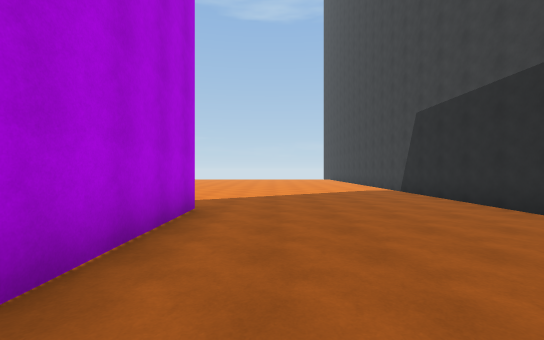
View 1 (above)

21 first-person views from a walk through a scene from a Unity 3-D project. The camera is 1.5 m above the floor, looks level and sees 90° across. The floor is counted in squares, 2 m on a side. Each view is taken from the middle of a square. On the plan, view 1 faces up. The plan holds only what a view shows up to about 10 squares ahead; the rest is blank. The place goes on beyond the plan. Surface patterns are stand-ins for the level's own textures.

View 2
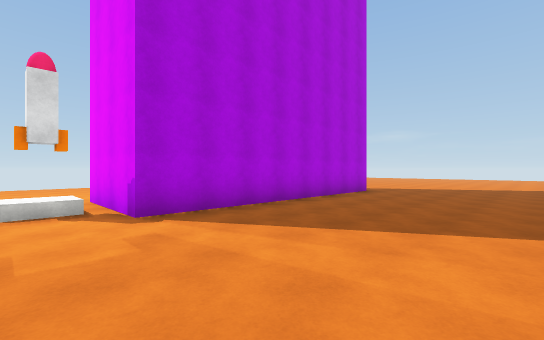

View 3
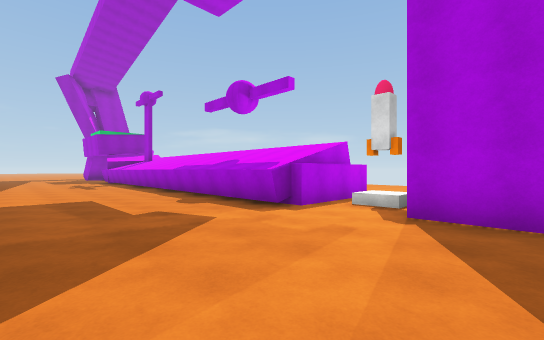

View 4
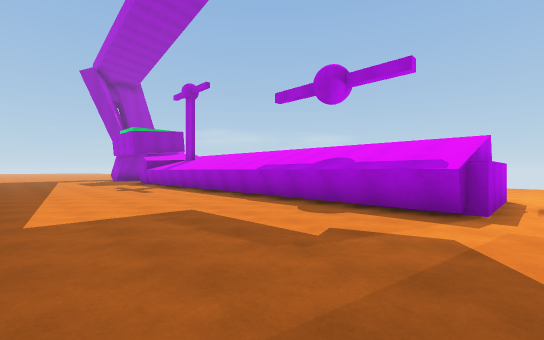

View 5
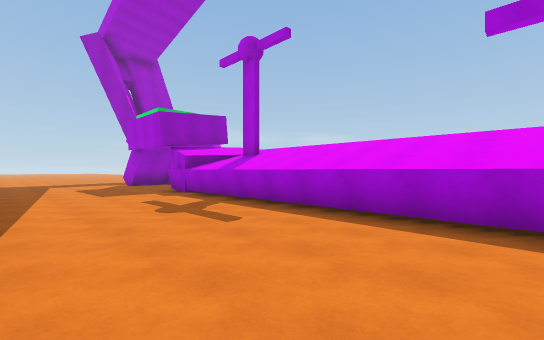

View 6
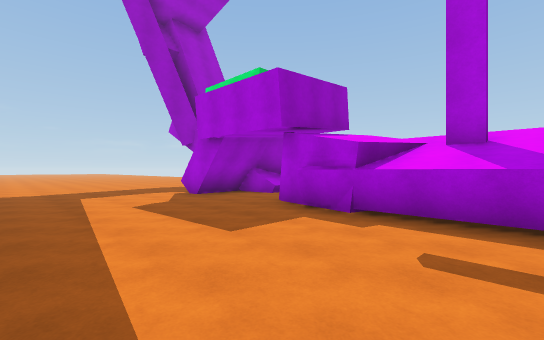

View 7
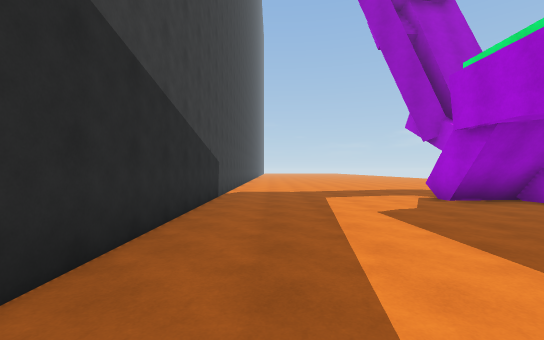

View 8
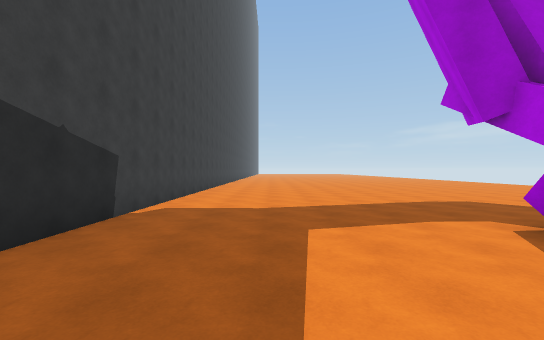

View 9
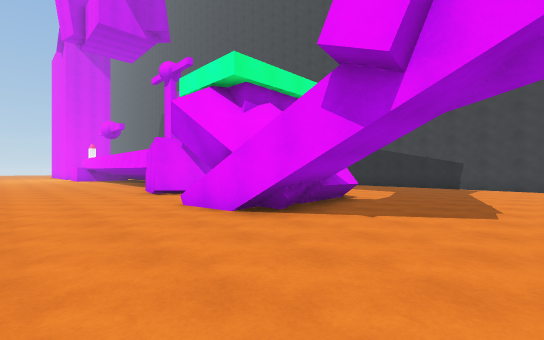

View 10
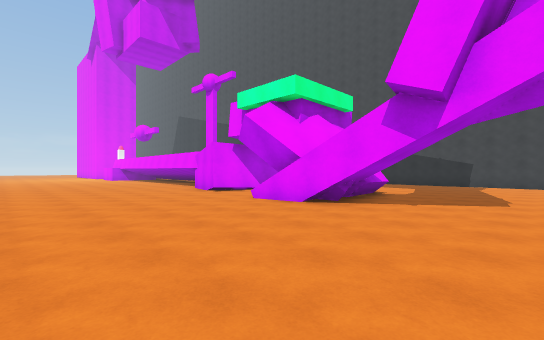

View 11
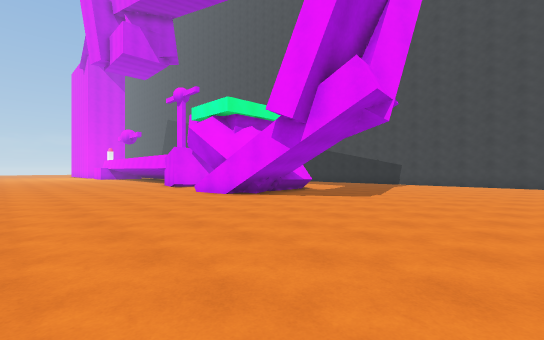

View 12
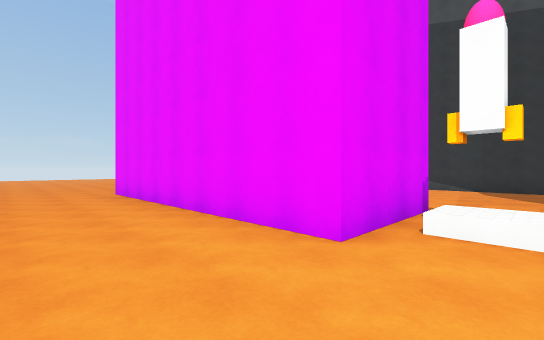

View 13
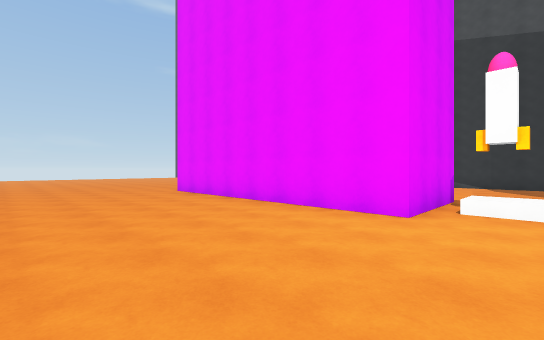

View 14
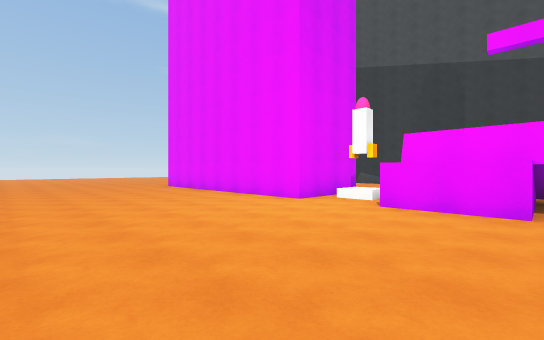

View 15
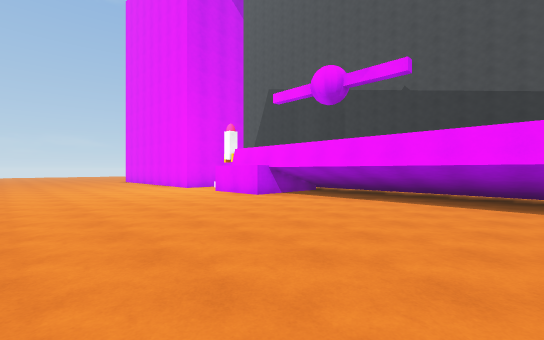

View 16
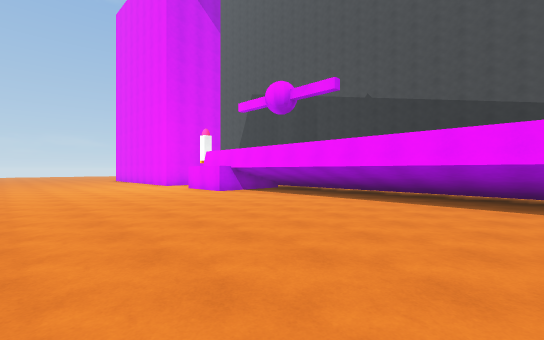

View 17
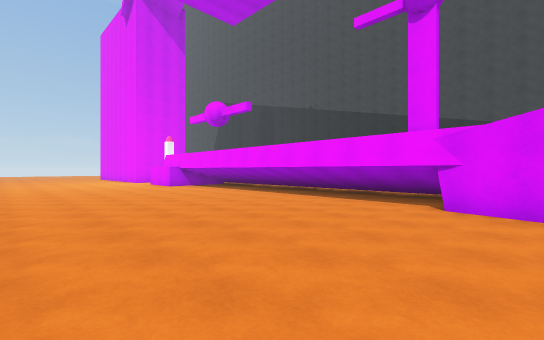

View 18
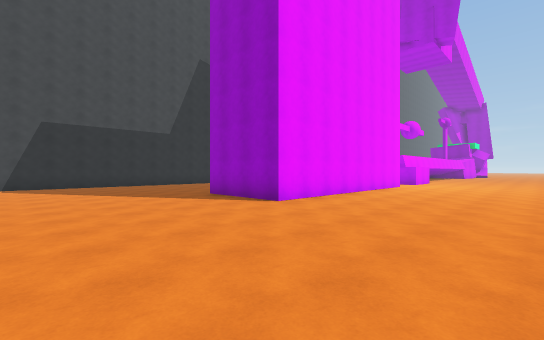

View 19
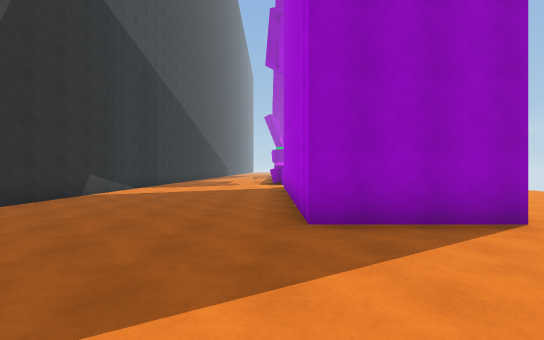

View 20
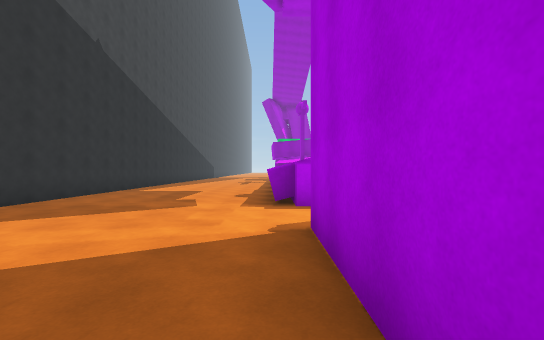

View 21
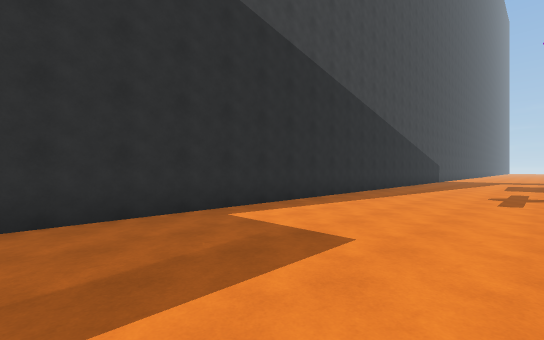

### Floor plan
Points are (right, up) in squares from view 1. A wall is a line through its corners. A room is listed if a view was taken in it or the views show most of it. See-through windows are left out.
Room 1 (views 1, 2, 3, 4, 5, 6, 7, 8, 9, 10, 11, 12, 13, 14, 15, 16, 17, 18, 19, 20, 21)
walls: (-4.5, -6.9) (-4.5, -4.6) (-1.5, -4.6) (-1.5, -5.2); (-1.5, -4.9) (-1, -4.9) (-1.3, -19.6); (-4.3, -18) (-4, -7.3); (-1.3, -18.2) (-1.9, -20.6); (-4.5, -2.5) (-4.5, 5.3) (-1.5, 5.3) (-1.5, -2.5) (-4.5, -2.5); (-3, -20.3) (-4.7, -19.9) (-4.2, -17.5); (4.7, -15.5) (4.7, 10); (-4.2, -22.6) (-3.4, -23); (-4.4, -22.8) (-3.3, -23.2) (-1.4, -23); (-3.2, -22.8) (-3.1, -23.7); (-4.8, -23.5) (-4.8, -22.3); (-1.3, -23.5) (-1.2, -24.5) (-3.2, -24.7); (-4.8, -25.7) (-5.2, -22.9); (4.7, -31) (4.7, -18.6)
low walls: (-3.2, -23.5) (-1.4, -23.3); (-3.1, -23.7) (-1.3, -23.5); (-3.2, -24.3) (-4.3, -24.8); (-4.5, -24.6) (-4.5, -24.2); (-3.8, -24.9) (-4.4, -24.6) (-4.4, -24)

Where each view was taken, in squares from view 1:
view 1: 0 up, 0 right, facing up
view 2: 4 down, 3 right, facing up-left
view 3: 1 down, 3 right, facing down-left
view 4: 4 down, 4 right, facing down-left
view 5: 10 down, 3 right, facing down-left
view 6: 16 down, 3 right, facing down-left
view 7: 17 down, 3 right, facing down
view 8: 21 down, 2 right, facing down
view 9: 28 down, 8 left, facing up-right
view 10: 28 down, 10 left, facing up-right
view 11: 31 down, 10 left, facing up-right
view 12: 4 down, 7 left, facing up-right
view 13: 4 down, 9 left, facing up-right
view 14: 7 down, 10 left, facing up-right
view 15: 13 down, 10 left, facing up-right
view 16: 15 down, 10 left, facing up-right
view 17: 19 down, 10 left, facing up-right
view 18: 10 up, 9 left, facing down-right
view 19: 9 up, 1 left, facing down
view 20: 1 up, 1 left, facing down
view 21: 6 down, 0 right, facing down-right
